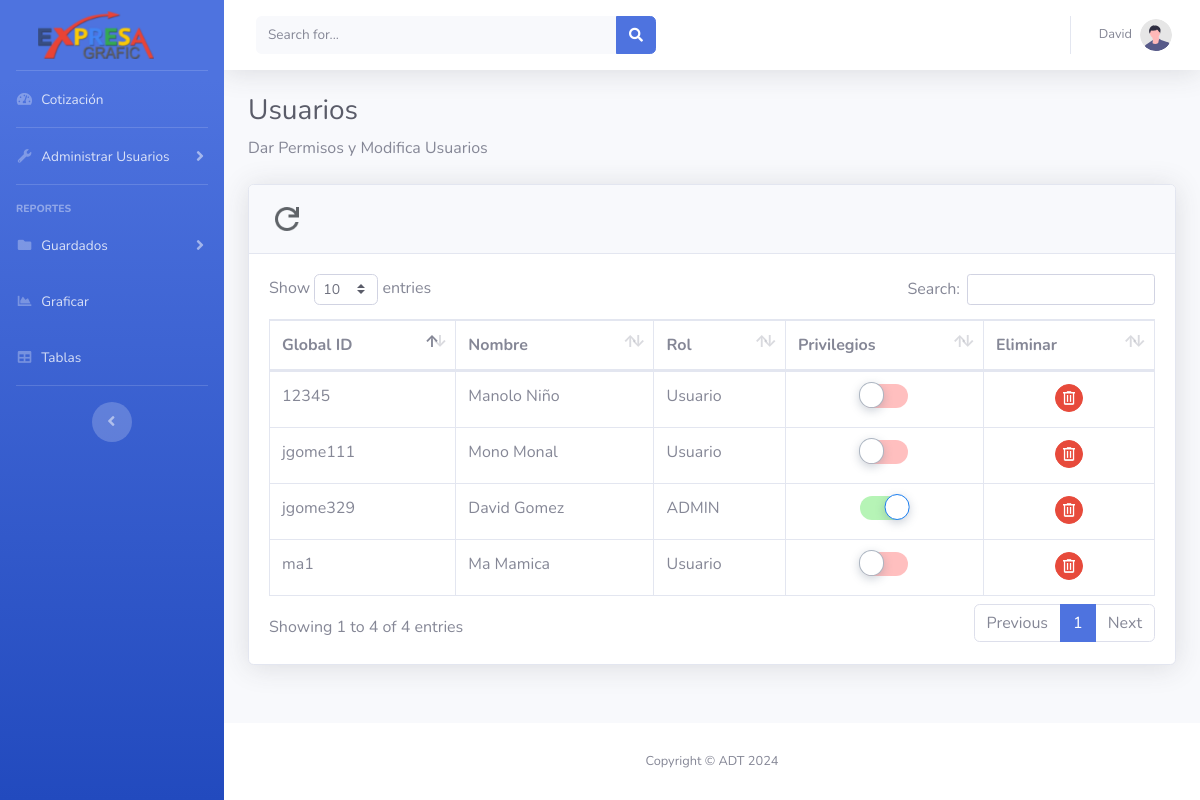
Page /privilegiosUsers.php (signed in) on the committed database.
### tables this page shows
CREATE TABLE `usuarios` (
  `id` int(11) NOT NULL,
  `nombre` varchar(25) NOT NULL,
  `ap_paterno` varchar(25) NOT NULL,
  `ap_materno` varchar(25) DEFAULT NULL,
  `global_id` varchar(10) NOT NULL,
  `password` varchar(100) NOT NULL,
  `rol` int(11) NOT NULL DEFAULT 2,
  `areaT` varchar(200) NOT NULL,
  `estado` varchar(20) NOT NULL DEFAULT 'Desconectado',
  `correo` varchar(35) NOT NULL
);

### privilegiosUsers.php (the view, shortened to what this page needs)
<?php
include("conexion.php");
?>
<!DOCTYPE html>
<html lang="en">
<head>
    <link href="vendor/fontawesome-free/css/all.min.css" rel="stylesheet" type="text/css">
    <link href="css/sb-admin-2.min.css" rel="stylesheet">
    <link rel="stylesheet" href="css/switch.css">
    <link href="vendor/datatables/dataTables.bootstrap4.min.css" rel="stylesheet">
</head>
<body id="page-top">
    <div id="wrapper">
        <ul class="navbar-nav bg-gradient-primary sidebar sidebar-dark accordion" id="accordionSidebar">
            <a class="sidebar-brand d-flex align-items-center justify-content-center" href="index.php">
                <div class="sidebar-brand-icon ">
                    <img src="img/logoADT.png" style="width:79%; height:fit-content;">
                </div>
            </a>
            <hr class="sidebar-divider my-0">
            <li class="nav-item">
                <a class="nav-link" href="index.php">
                    <i class="fas fa-fw fa-tachometer-alt"></i>
                    <span>Cotización</span></a>
            </li>
            <hr class="sidebar-divider my-0">
            <li class="nav-item">
                <a class="nav-link collapsed" href="#" data-toggle="collapse" data-target="#collapseAdministrar"
                    aria-expanded="true" aria-controls="collapseAdministrar">
                    <i class="fas fa-fw fa-wrench"></i>
                    <span>Administrar Usuarios</span>
                </a>
            </li>
            <hr class="sidebar-divider">
            <div class="sidebar-heading">
                reportes
            </div>
            <li class="nav-item">
                <a class="nav-link collapsed" href="#" data-toggle="collapse" data-target="#collapseGuardados"
                    aria-expanded="true" aria-controls="collapseGuardados">
                    <i class="fas fa-fw fa-folder"></i>
                    <span>Guardados</span>
                </a>
            </li>
            <li class="nav-item">
                <a class="nav-link" href="gr.php">
                    <i class="fas fa-fw fa-chart-area"></i>
                    <span>Graficar</span></a>
            </li>
            <li class="nav-item">
                <a class="nav-link" href="tables.html">
                    <i class="fas fa-fw fa-table"></i>
                    <span>Tablas</span></a>
            </li>
            <hr class="sidebar-divider d-none d-md-block">
            <div class="text-center d-none d-md-inline">
                <button class="rounded-circle border-0" id="sidebarToggle"></button>
            </div>
        </ul>
        <div id="content-wrapper" class="d-flex flex-column">
            <div id="content">
                <nav class="navbar navbar-expand navbar-light bg-white topbar mb-4 static-top shadow">
                    <form
                        class="d-none d-sm-inline-block form-inline mr-auto ml-md-3 my-2 my-md-0 mw-100 navbar-search">
                        <div class="input-group">
                            <input type="text" class="form-control bg-light border-0 small" placeholder="Search for..."
                                aria-label="Search" aria-describedby="basic-addon2">
                            <div class="input-group-append">
                                <button class="btn btn-primary" type="button">
                                    <i class="fas fa-search fa-sm"></i>
                                </button>
                            </div>
                        </div>
                    </form>
                    <ul class="navbar-nav ml-auto">
                        <li class="nav-item dropdown no-arrow">
                            <a class="nav-link dropdown-toggle" href="#" id="userDropdown" role="button"
                                data-toggle="dropdown" aria-haspopup="true" aria-expanded="false">
                                <span class="mr-2 d-none d-lg-inline text-gray-600 small"><?php echo $_SESSION['usuario_nombre']?></span>
                                <img class="img-profile rounded-circle"
                                    src="img/undraw_profile.svg">
                            </a>
                        </li>
                    </ul>
                </nav>
                <div class="container-fluid">
                    <h1 class="h3 mb-2 text-gray-800">Usuarios</h1>
                    <p class="mb-4">Dar Permisos y Modifica Usuarios</p>
                    <div class="card shadow mb-4">
                        <div class="card-header py-3">
                            <img src="img/reload.png" id="reloadbtn" style="cursor:pointer;height:36px;width:fit-content">
                        </div>
                        <div class="card-body">
                            <div class="table-responsive">
                                <table class="table table-bordered" id="dataTable" width="100%" cellspacing="0">
                                    <thead>
                                        <tr>
                                            <th>Global ID</th>
                                            <th>Nombre</th>
                                            <th>Rol</th>
                                            <th>Privilegios</th>
                                            <th>Eliminar</th>
                                        </tr>
                                    </thead>
                                    <tbody>
                                        <?php
                                        $sqlusuarios = "SELECT * FROM usuarios";
                                        $resultusuarios = $conexion->query($sqlusuarios);
                                         if ($resultusuarios->num_rows > 0) {
                                            while ($row = $resultusuarios->fetch_assoc()) {
                                                if($row['rol']== 1){
                                                    $tu = "ADMIN";
                                                    $ch = "checked";
                                                }else if($row['rol']== 2){
                                                    $tu = "Usuario";
                                                    $ch = "";
                                                    }
                                                echo '<tr><td>' . $row['global_id'] .
                                                 '</td><td>'  . $row['nombre'] . ' ' . $row['ap_paterno'] .
                                                 '</td><td>' . $tu .
                                                 '</td><td align="center"><form action="darPriv.php" method="post"><input onclick="cmP()" class="switch" type="checkbox" name="dP" id="switchPrivilegios"' . $ch  .'>'.
                                                    '<input type="text" name="usr" value="' . $row['global_id'] .'" style="display:none" id="ide"><input style="display:none" type="submit" id="btn_eP'.$row['global_id'].'"></form>' .
                                                    '</td><td align="center"><form action="API/API/eliminarU.php" method="post"><input type="text" value="'.$row['global_id'].'" name="idel" style="display:none"><button type="submit" class="btn btn-danger btn-circle btn-sm"><img src="img/del.png" width="170%" height="fit-content"></button></form></td></tr>';
                                            }
                                        } else {
                                            echo "No hay marcas disponibles.";
                                        }
                                        ?>
                                    </tbody>
                                </table>
                            </div>
                        </div>
                    </div>
                </div>
            </div>
            <footer class="sticky-footer bg-white">
                <div class="container my-auto">
                    <div class="copyright text-center my-auto">
                        <span>Copyright &copy; ADT 2024</span>
                    </div>
                </div>
            </footer>
        </div>
    </div>
</body>
</html>

### css/switch.css (style rules this page uses)
.switch { position: relative; height: 1.5rem; width: 3rem; cursor: pointer; appearance: none; -webkit-appearance: none; border-radius: 9999px; background-color: rgba(255, 0, 0, .25); transition: all .3s ease; }
.switch:checked { background-color:rgba(144, 238, 144, .65); }
.switch::before { position: absolute; content: ""; left: calc(1.5rem - 1.6rem); top: calc(1.5rem - 1.6rem); display: block; height: 1.6rem; width: 1.6rem; cursor: pointer; border: 1px solid rgba(100, 116, 139, 0.527); border-radius: 9999px; background-color: rgba(255, 255, 255, 1); box-shadow: 0 3px 10px rgba(100, 116, 139, 0.327); transition: all .3s ease; }
.switch:checked:before { transform: translateX(100%); border-color: rgb(25, 125, 240); }

### rows in the picture
usuarios: global "jgome329", nombre "David", ap_paterno "Gomez", rol "ADMIN"
usuarios: global "jgome111", nombre "Mono", ap_paterno "Monal", rol "Usuario"
usuarios: global "ma1", nombre "Ma", ap_paterno "Mamica", rol "Usuario"
usuarios: global "12345", nombre "Manolo", ap_paterno "Niño", rol "Usuario"

### other values in the picture
$_SESSION['usuario_nombre'] "David"
